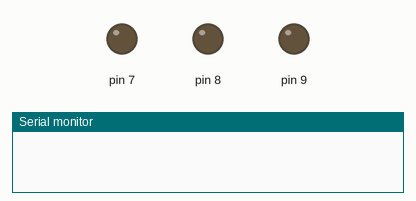
Bench run of a program on a simulated Arduino Uno, built with avr-gcc and run on an emulated ATmega328P. On the bench: output pins drawn as LEDs (lit = HIGH), the last lines printed to the serial monitor.

Above: at 0.1 s.
At 5.1 s:
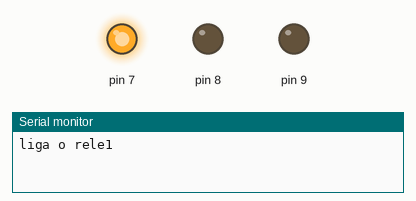
At 10.1 s:
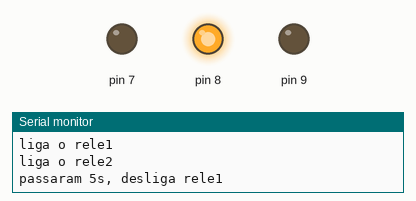
At 15.1 s:
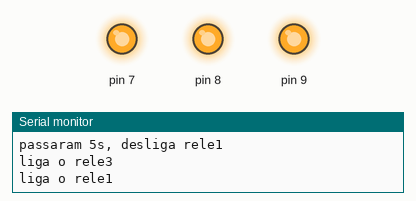
At 20.1 s:
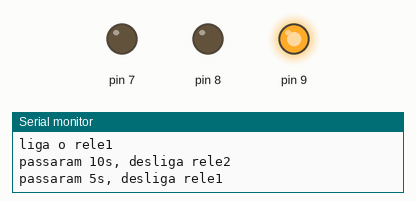
At 35.1 s:
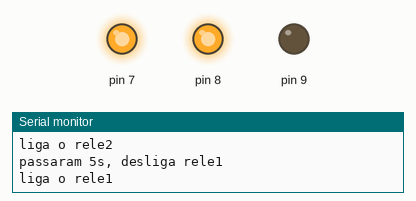
Timing chart, 0 to 36.6 s (numbered marks = the images above):
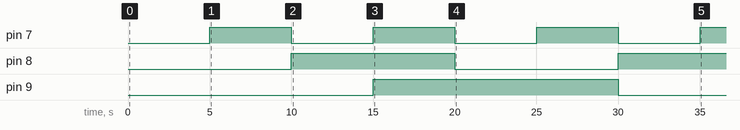

Measured:
- by itself, pin 7: alternates HIGH for 5.0 s and LOW for 5.0 s
- by itself, pin 8: LOW → HIGH at 10.0 s, → LOW 10.0 s later, → HIGH 10.0 s later
- by itself, pin 9: LOW → HIGH at 15.0 s, → LOW 15.0 s later

The program:

main.cpp
```cpp
#include <Arduino.h>

int BAUD_RATE=9600;

typedef struct Temporizador
{
  unsigned long int tempo_anterior;
  unsigned long int intervalo;
};

typedef struct Rele
{
  int estado;
  int periferico;
  Temporizador temporizador;
};

Rele reles[3];

void setup()
{
  //definir perifericos
  Serial.begin(BAUD_RATE);

  reles[0].temporizador.tempo_anterior=millis();

  reles[0].temporizador.intervalo=5000;

  reles[0].periferico=7;

  reles[1].temporizador.tempo_anterior=millis();

  reles[1].temporizador.intervalo=10000;

  reles[1].periferico=8;

  reles[2].temporizador.tempo_anterior=millis();

  reles[2].temporizador.intervalo=15000;

  reles[2].periferico=9;

  pinMode(reles[0].periferico,OUTPUT);

  pinMode(reles[1].periferico, OUTPUT);

  pinMode(reles[2].periferico,OUTPUT);


}

void loop()
{
  //temporizador
  if(millis() - reles[0].temporizador.tempo_anterior > reles[0].temporizador.intervalo)
  {
    // ligar e desligar
    if(!digitalRead(reles[0].periferico))
    {
      // liga
      digitalWrite(reles[0].periferico, HIGH);
      Serial.println("liga o rele1");
    }
    else
    {
      //desligar rele
      digitalWrite(reles[0].periferico,LOW);
      Serial.println("passaram 5s, desliga rele1");
    }

    // atualizar
    reles[0].temporizador.tempo_anterior=millis();
  }

  //temporizador
  if(millis() - reles[1].temporizador.tempo_anterior > reles[1].temporizador.intervalo)
  {
    // ligar e desligar
    if(!digitalRead(reles[1].periferico))
    {
      // liga
      digitalWrite(reles[1].periferico, HIGH);
      Serial.println("liga o rele2");
    }
    else
    {
      //desligar rele
      digitalWrite(reles[1].periferico,LOW);
      Serial.println("passaram 10s, desliga rele2");
    }

    // atualizar
    reles[1].temporizador.tempo_anterior=millis();
  }

  //temporizador
  if(millis() - reles[2].temporizador.tempo_anterior > reles[2].temporizador.intervalo)
  {
    // ligar e desligar
    if(!digitalRead(reles[2].periferico))
    {
      // liga
      digitalWrite(reles[2].periferico, HIGH);
      Serial.println("liga o rele3");
    }
    else
    {
      //desligar rele
      digitalWrite(reles[2].periferico,LOW);
      Serial.println("passaram 15s, desliga rele3");
    }

    // atualizar
    reles[2].temporizador.tempo_anterior=millis();
  }
}
```
